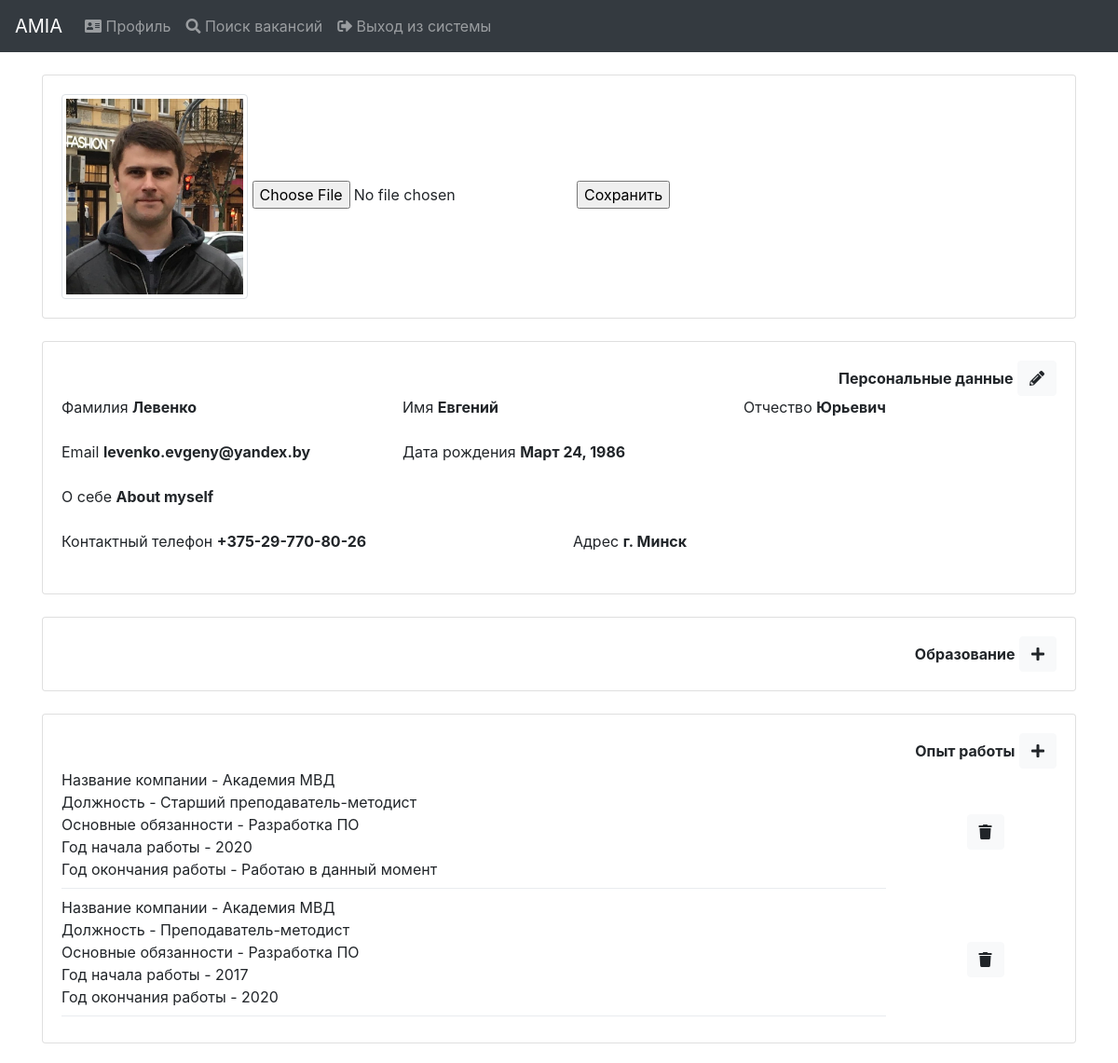
Page /profiles/update/2/ (signed in, upper part) on the earlier database version.
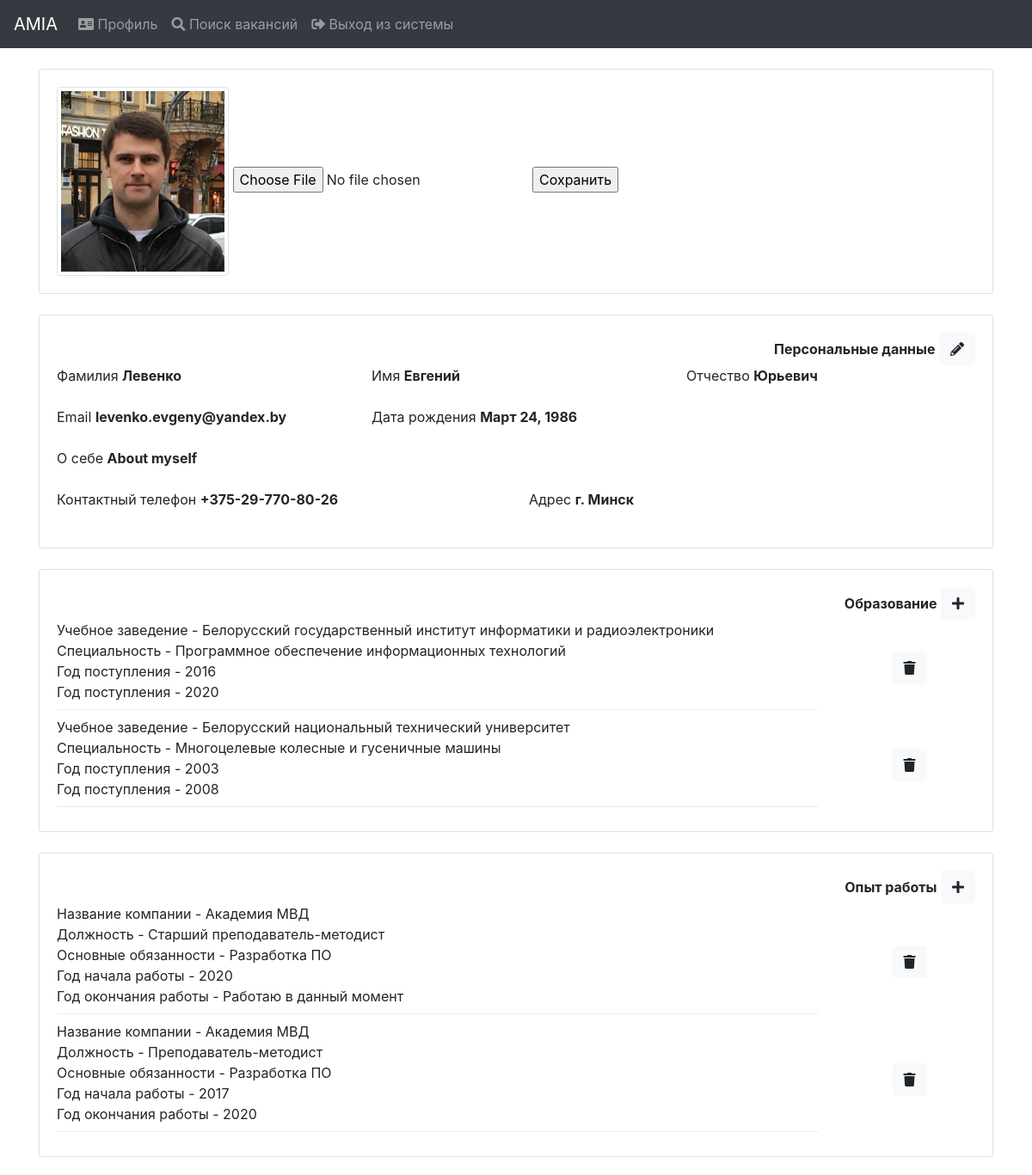
Same page on the later database version.
### social_profile/models.py (models this page shows, shortened)
class WorkExperience(models.Model):
    company_name = models.CharField(max_length=255, verbose_name="Company name")
    position = models.CharField(max_length=255, verbose_name="Position")
    duty = models.TextField(verbose_name="Duty", blank=True, null=True)
    year_start = models.IntegerField(verbose_name="Start year")
    year_end = models.IntegerField(verbose_name="End year", blank=True, null=True)
    class Meta:
        ordering = ('-year_start',)
        verbose_name = 'Work experience'
        verbose_name_plural = 'Work experience'

class EducationWithInfo(models.Model):
    specialty = models.ForeignKey(Specialty, on_delete=models.CASCADE)
    profile = models.ForeignKey(SocialProfile, on_delete=models.CASCADE)
    year_of_entrance = models.IntegerField(verbose_name="Year of entrance")
    year_of_graduating = models.IntegerField(verbose_name="Year of graduating", blank=True, null=True)

class Specialty(models.Model):
    specialty_name = models.CharField(max_length=255, verbose_name="Specialty name")
    education = models.ForeignKey(EducationalInstitution, on_delete=models.CASCADE, verbose_name="Education")
    class Meta:
        ordering = ('specialty_name',)
        verbose_name = 'Specialty'
        verbose_name_plural = 'Specialties'

class EducationalInstitution(models.Model):
    institutional_name = models.CharField(max_length=255, verbose_name="Institutional name")
    def __str__(self):
        return self.institutional_name
    class Meta:
        ordering = ('institutional_name',)
        verbose_name = 'Education'
        verbose_name_plural = 'Educations'

### social_profile/views.py (the view, shortened to what this page needs)
# urls.py: path('update/<int:profile_id>/', views.ProfileUpdateView.as_view(), name='profile_update'),
class ProfileUpdateView(LoginRequiredMixin, View):
    def get(self, request, profile_id):
        obj = get_object_or_404(SocialProfile, pk=profile_id)
        image_form = ProfileImageForm
        return render(request, 'social_profile/profile_update_form.html', {
            'image_form': image_form,
            'obj': obj,
        })

### context_processors/models_context.py (called while the page is built)
def models_context(request):
    return {'educational': EducationalInstitution.objects.all(),
            'language_levels': LanguageLevel.objects.all(),
            'languages': Language.objects.all(),
            'specialties': Specialty.objects.all(),
            'skills': Skill.objects.all(),
            'interests': Interest.objects.all(),
            }

### social_profile/models.py (called while the page is built)
    def __str__(self):
        return self.language_name

    def __str__(self):
        level_index = int(self.language_level) - 1
        return str(self.LEVELS[level_index][1])

### social_profile/templates/social_profile/profile_update_form.html (shortened to what the changed rows need)
{% extends 'base.html' %}
{% load widget_tweaks %}
{% load static %}
{% block content %}
    <div class="container">
        <br>
        <br>
        <br>
        <div class="card">
            <div class="card-body">
                <div class="row">
                    {% for educat in obj.educationwithinfo_set.all %}
                        <div class="col-lg-10">
                            Учебное заведение - {{ educat.specialty.education }}<br>
                            Специальность - {{ educat.specialty.specialty_name }}<br>
                            Год поступления - {{ educat.year_of_entrance }}<br>
                            Год поступления - {{ educat.year_of_graduating|default:"Не окончил" }}
                            <div class="dropdown-divider"></div>
                        </div>
                        <div class="col-lg-2 d-flex justify-content-center align-items-center">
                            <button class="btn btn-light education_delete_button" type="button" id="id_education_delete_button{{ educat.id }}" value="{{ educat.id }}">
                                <i class="fas fa-trash"></i>
                            </button>
                        </div>
                    {% endfor %}
                </div>
            </div>
        </div><br>
        <div class="card">
            <div class="card-body">
                <div class="row">
                    {% for w_e in obj.work_experience.all %}
                        <div class="col-lg-10">
                            Название компании - {{ w_e.company_name }}<br>
                            Должность - {{ w_e.position }}<br>
                            Основные обязанности - {{ w_e.duty }}<br>
                            Год начала работы - {{ w_e.year_start }}<br>
                            Год окончания работы - {{ w_e.year_end|default:"Работаю в данный момент" }}
                            <div class="dropdown-divider"></div>
                        </div>
                        <div class="col-lg-2 d-flex justify-content-center align-items-center">
                            <button class="btn btn-light w_e_delete_button" type="button" id="id_w_e_delete_button{{ w_e.id }}" value="{{ w_e.id }}">
                                <i class="fas fa-trash"></i>
                            </button>
                        </div>
                    {% endfor %}
                </div>
            </div>
        </div><br>
        <br>
        <br>
        <br>
    </div>
{% endblock %}

Differences in the rows shown:
added EducationWithInfo: specialty.education "Белорусский государственный институт информатики и радиоэлектроники", specialty.specialty_name "Программное обеспечение информационных технологий", year_of_entrance "2016", year_of_graduating "2020", {{ educat.id }} 1 (drawn)
added EducationWithInfo: specialty.education "Белорусский национальный технический университет", specialty.specialty_name "Многоцелевые колесные и гусеничные машины", year_of_entrance "2003", year_of_graduating "2008", {{ educat.id }} 3 (drawn)
